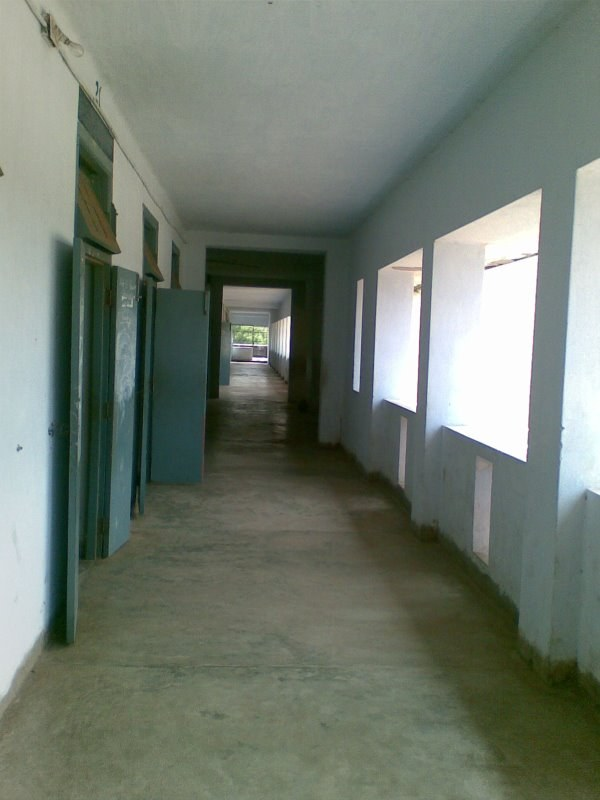
#> input picture posts/mlx_vlm_pr926/outputs/input.jpg, 600 x 800 px
$ python -i sapiens2_client.py   (imports and definitions only)
#> lines starting #> are read from the running program, lines starting #| are printed output that depends on the picture
"""Client for the Sapiens2 try-it FastAPI.

Usage as a library:
    from sapiens2_client import Sapiens2Client
    c = Sapiens2Client("http://10.0.62.159:8511")
    res  = c.predict("photo.jpg", task="pose")               # local path
    res  = c.predict("https://.../portrait.jpg", task="seg")  # URL
    res  = c.predict(bgr_numpy_array, task="pose")            # numpy / PIL / bytes

    # Batch — concurrent HTTP, server still serialises on one GPU.
    results = c.predict_batch(["a.jpg", "b.jpg", "c.jpg"], task="pose",
                              max_workers=4)

CLI:
    python sapiens2_client.py photo1.jpg photo2.jpg --task pose
    python sapiens2_client.py photo*.jpg --task seg --workers 4 --out out_dir/
"""

from __future__ import annotations

import argparse
import json
import time
from concurrent.futures import ThreadPoolExecutor, as_completed
from pathlib import Path
from typing import Iterable, Sequence, Union

import requests

# Optional deps — only needed if you pass numpy arrays / PIL images.
try:
    import numpy as np
except ImportError:
    np = None
try:
    from PIL import Image
except ImportError:
    Image = None

ImageLike = Union[str, Path, bytes, "np.ndarray", "Image.Image"]


class Sapiens2Client:
    def __init__(self, base_url: str = "http://localhost:18511",
                 timeout: float = 120.0, session: requests.Session | None = None):
        self.base = base_url.rstrip("/")
        self.timeout = timeout
        self.session = session or requests.Session()

    # ---------- low-level ----------
    # [4 lines left out: function status, not called in this run]

    def _to_jpeg_bytes(self, img: ImageLike, name_hint: str = "input.jpg") -> tuple[str, bytes]:
        """Coerce a path / URL / bytes / numpy / PIL into (filename, jpeg-bytes)."""
        # Path / URL
        if isinstance(img, (str, Path)):
            s = str(img)
            if s.startswith(("http://", "https://")):
                r = self.session.get(s, timeout=self.timeout)
                r.raise_for_status()
                return Path(s.split("?", 1)[0]).name or name_hint, r.content
            data = Path(s).read_bytes()
            return Path(s).name, data
        # Already bytes
        if isinstance(img, (bytes, bytearray)):
            return name_hint, bytes(img)
        # numpy
        if np is not None and isinstance(img, np.ndarray):
            if Image is None:
                raise RuntimeError("Pillow needed to encode numpy arrays")
            arr = img
            if arr.ndim == 2:
                pil = Image.fromarray(arr).convert("RGB")
            elif arr.shape[2] == 3:  # assume BGR (OpenCV convention)
                pil = Image.fromarray(arr[..., ::-1])
            elif arr.shape[2] == 4:
                pil = Image.fromarray(arr[..., [2, 1, 0]])
            else:
                raise ValueError(f"unsupported array shape {arr.shape}")
            buf = pil.tobytes  # placeholder
            import io
            b = io.BytesIO(); pil.save(b, format="JPEG", quality=92)
            return name_hint, b.getvalue()
        # PIL
        if Image is not None and isinstance(img, Image.Image):
            import io
            b = io.BytesIO(); img.convert("RGB").save(b, format="JPEG", quality=92)
            return name_hint, b.getvalue()
        raise TypeError(f"unsupported image type: {type(img)}")

    def predict(self, img: ImageLike, task: str = "pose") -> dict:
        """Run one image through /api/predict/image. Returns the parsed JSON."""
        name, data = self._to_jpeg_bytes(img)
        files = {"file": (name, data, "image/jpeg")}
        body  = {"task": task}
        t0 = time.time()
        r = self.session.post(f"{self.base}/api/predict/image",
                              data=body, files=files, timeout=self.timeout)
        elapsed = time.time() - t0
        # Even error responses are JSON for this API; raise only on transport.
        try:
            js = r.json()
        except Exception:
            r.raise_for_status()
            raise
        js["_client_wall_s"] = round(elapsed, 3)
        js["_http_status"]   = r.status_code
        return js

    # ---------- batch ----------
    # [86 lines left out: functions predict_batch, _summarise, main, not called in this run]


# [2 lines not run here, left out]

>>> import cv2
>>> picture = cv2.imread('../../mlx_vlm_pr926/outputs/input.jpg', cv2.IMREAD_GRAYSCALE)
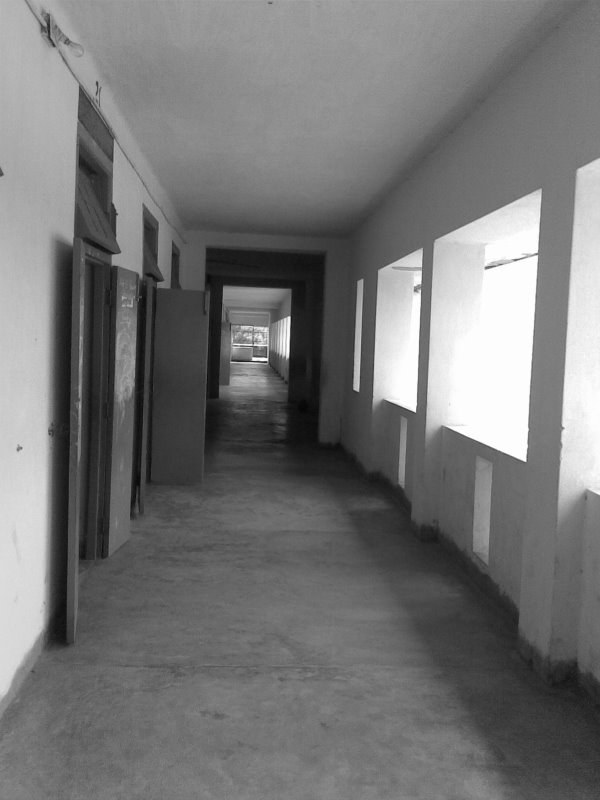
#> picture: shape (800, 600); min 5, max 255, mean 117
>>> result = Sapiens2Client().predict(picture)
#> in predict, `name, data = self._to_jpeg_bytes(img)`: name = 'input.jpg'
#> (the run stopped early here; a loop or call above may not have finished)
